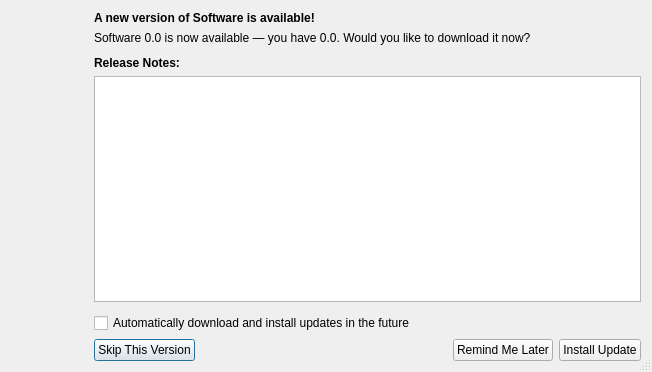
<?xml version="1.0" encoding="UTF-8"?>
<ui version="4.0">
 <class>QGlitterUpdateAlert</class>
 <widget class="QDialog" name="QGlitterUpdateAlert">
  <property name="geometry">
   <rect>
    <x>0</x>
    <y>0</y>
    <width>652</width>
    <height>372</height>
   </rect>
  </property>
  <property name="sizePolicy">
   <sizepolicy hsizetype="Preferred" vsizetype="Preferred">
    <horstretch>0</horstretch>
    <verstretch>0</verstretch>
   </sizepolicy>
  </property>
  <property name="windowTitle">
   <string>Software Update</string>
  </property>
  <property name="sizeGripEnabled">
   <bool>true</bool>
  </property>
  <property name="modal">
   <bool>false</bool>
  </property>
  <layout class="QGridLayout" name="gridLayout">
   <item row="0" column="0">
    <layout class="QVBoxLayout" name="verticalLayout_2">
     <property name="leftMargin">
      <number>0</number>
     </property>
     <property name="rightMargin">
      <number>13</number>
     </property>
     <item>
      <widget class="QLabel" name="iconLabel">
       <property name="sizePolicy">
        <sizepolicy hsizetype="Fixed" vsizetype="Fixed">
         <horstretch>0</horstretch>
         <verstretch>0</verstretch>
        </sizepolicy>
       </property>
       <property name="minimumSize">
        <size>
         <width>64</width>
         <height>64</height>
        </size>
       </property>
       <property name="maximumSize">
        <size>
         <width>64</width>
         <height>64</height>
        </size>
       </property>
       <property name="text">
        <string/>
       </property>
      </widget>
     </item>
     <item>
      <spacer name="verticalSpacer">
       <property name="orientation">
        <enum>Qt::Vertical</enum>
       </property>
       <property name="sizeType">
        <enum>QSizePolicy::Expanding</enum>
       </property>
       <property name="sizeHint" stdset="0">
        <size>
         <width>20</width>
         <height>40</height>
        </size>
       </property>
      </spacer>
     </item>
    </layout>
   </item>
   <item row="0" column="1">
    <layout class="QVBoxLayout" name="verticalLayout">
     <property name="sizeConstraint">
      <enum>QLayout::SetDefaultConstraint</enum>
     </property>
     <property name="leftMargin">
      <number>0</number>
     </property>
     <item>
      <widget class="QLabel" name="headerLabel">
       <property name="text">
        <string notr="true">&lt;html&gt;&lt;head/&gt;&lt;body&gt;&lt;p&gt;&lt;span style=&quot; font-weight:600;&quot;&gt;A new version of Software is available!&lt;/span&gt;&lt;/p&gt;&lt;/body&gt;&lt;/html&gt;</string>
       </property>
      </widget>
     </item>
     <item>
      <widget class="QLabel" name="messageLabel">
       <property name="sizePolicy">
        <sizepolicy hsizetype="MinimumExpanding" vsizetype="Preferred">
         <horstretch>0</horstretch>
         <verstretch>0</verstretch>
        </sizepolicy>
       </property>
       <property name="text">
        <string notr="true">&lt;html&gt;&lt;head/&gt;&lt;body&gt;&lt;p&gt;Software 0.0 is now available &amp;mdash; you have 0.0. Would you like to download it now?&lt;/p&gt;&lt;/body&gt;&lt;/html&gt;</string>
       </property>
       <property name="wordWrap">
        <bool>false</bool>
       </property>
      </widget>
     </item>
     <item>
      <spacer name="verticalSpacer_2">
       <property name="orientation">
        <enum>Qt::Vertical</enum>
       </property>
       <property name="sizeType">
        <enum>QSizePolicy::Fixed</enum>
       </property>
       <property name="sizeHint" stdset="0">
        <size>
         <width>20</width>
         <height>5</height>
        </size>
       </property>
      </spacer>
     </item>
     <item>
      <widget class="QLabel" name="label_3">
       <property name="text">
        <string>&lt;html&gt;&lt;head/&gt;&lt;body&gt;&lt;p&gt;&lt;span style=&quot; font-weight:600;&quot;&gt;Release Notes:&lt;/span&gt;&lt;/p&gt;&lt;/body&gt;&lt;/html&gt;</string>
       </property>
      </widget>
     </item>
     <item>
      <widget class="QTextBrowser" name="releaseNotes">
       <property name="sizePolicy">
        <sizepolicy hsizetype="Ignored" vsizetype="Ignored">
         <horstretch>0</horstretch>
         <verstretch>1</verstretch>
        </sizepolicy>
       </property>
       <property name="minimumSize">
        <size>
         <width>0</width>
         <height>177</height>
        </size>
       </property>
      </widget>
     </item>
     <item>
      <spacer name="verticalSpacer_3">
       <property name="orientation">
        <enum>Qt::Vertical</enum>
       </property>
       <property name="sizeType">
        <enum>QSizePolicy::Fixed</enum>
       </property>
       <property name="sizeHint" stdset="0">
        <size>
         <width>20</width>
         <height>5</height>
        </size>
       </property>
      </spacer>
     </item>
     <item>
      <widget class="QCheckBox" name="enableAutomaticDownload">
       <property name="text">
        <string>Automatically download and install updates in the future</string>
       </property>
      </widget>
     </item>
     <item>
      <layout class="QHBoxLayout" name="horizontalLayout_2">
       <item>
        <widget class="QPushButton" name="skipVersionButton">
         <property name="text">
          <string>Skip This Version</string>
         </property>
        </widget>
       </item>
       <item>
        <spacer name="horizontalSpacer">
         <property name="orientation">
          <enum>Qt::Horizontal</enum>
         </property>
         <property name="sizeHint" stdset="0">
          <size>
           <width>40</width>
           <height>20</height>
          </size>
         </property>
        </spacer>
       </item>
       <item>
        <widget class="QPushButton" name="remindMeLaterButton">
         <property name="text">
          <string>Remind Me Later</string>
         </property>
        </widget>
       </item>
       <item>
        <widget class="QPushButton" name="installUpdateButton">
         <property name="text">
          <string>Install Update</string>
         </property>
        </widget>
       </item>
      </layout>
     </item>
    </layout>
   </item>
  </layout>
 </widget>
 <tabstops>
  <tabstop>installUpdateButton</tabstop>
  <tabstop>remindMeLaterButton</tabstop>
  <tabstop>skipVersionButton</tabstop>
  <tabstop>enableAutomaticDownload</tabstop>
  <tabstop>releaseNotes</tabstop>
 </tabstops>
 <resources/>
 <connections/>
</ui>
